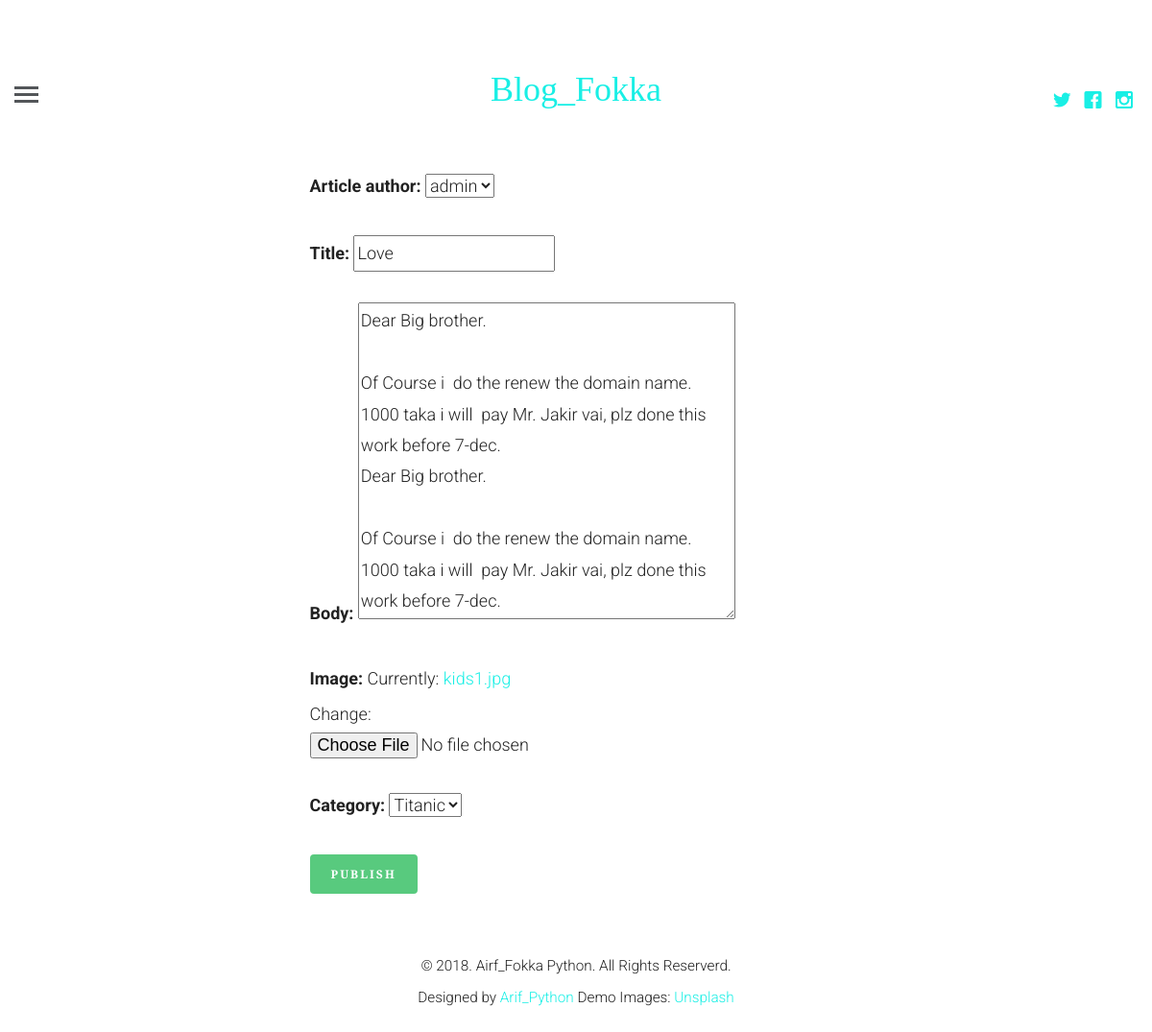
Page /update/7 (signed in) on the committed database.
### blogapp/models.py (models this page shows, shortened)
class article (models.Model):
    article_author=models.ForeignKey(author, on_delete=models.CASCADE )
    title=models.CharField(max_length=250)
    posted_on=models.DateTimeField(auto_now=False, auto_now_add=True)
    update_on=models.DateTimeField(auto_now=True,auto_now_add=False)
    body=models.TextField()
    image = models.FileField()
    category=models.ForeignKey(category, on_delete=models.CASCADE)

### blogapp/views.py (the view)
# urls.py: path('update/<int:id>', views.getupdate, name='update'),
def getupdate(request, id):
    if request.user.is_authenticated:
        post=get_object_or_404(article, id=id)
        form = createForm(request.POST or None, request.FILES or None, instance=post)
        if form.is_valid():
            instance = form.save(commit=False)
            instance.save()
            messages.success(request, ' Article Update is Successfully ')
            return redirect('profile')
        contex = {
            'form': form
        }
        return render(request, 'create.html', contex)
    else:
        return redirect('login')

### blogapp/forms.py
class createForm(forms.ModelForm):
    class Meta:
        model=article
        fields=[
            'article_author',
            'title',
            'body',
            'image',
            'category',
        ]

### blogapp/models.py (called while the page is built)
    def __str__(self):
        return self.name.username

    def __str__(self):
        return self.name

### templates/create.html (shortened to what this page needs)
{% extends 'base.html' %}
{% block content %}
    <div class="container-fluid">
        <div class="col-md-6 col-md-offset-3">
        <form action="" method="POST" enctype="multipart/form-data">
                {{ form.as_p }}
            <button class="btn btn-success"> Publish </button>
        </form>
    </div>
    </div>
{% endblock %}

### blogapp/static/css/style.css (style rules this page uses)
html { background: #fff; }
body { font-family: "Roboto", arial, sans-serif; font-size: 18px; font-weight: 300; line-height: 1.8; color: #222; background: #fff; }
a { color: #19efe5!important; -webkit-transition: 0.5s; -o-transition: 0.5s; transition: 0.5s; }
p { margin-bottom: 30px; }
.btn { margin-right: 4px; margin-bottom: 4px; font-family: "Playfair Display", times, serif; font-size: 12px; letter-spacing: 2px; text-transform: uppercase; font-weight: 700; -webkit-border-radius: 4px; -moz-border-radius: 4px; -ms-border-radius: 4px; border-radius: 4px; -webkit-transition: 0.5s; -o-transition: 0.5s; transition: 0.5s; }
.btn-success { background: #58ca7e; color: #fff; border: 2px solid #58ca7e; }

### rows in the picture
article: article_author "admin", title "Love", body "Dear Big brother. Of Course i do the renew the domain name. 1000 taka i will pay Mr. Jakir vai, plz done this work before 7-dec. Dear Big brother. Of Course i do the renew the domain name. 1000 taka i will pay Mr. Jakir vai, plz done this work before 7-dec.", category "Titanic"
